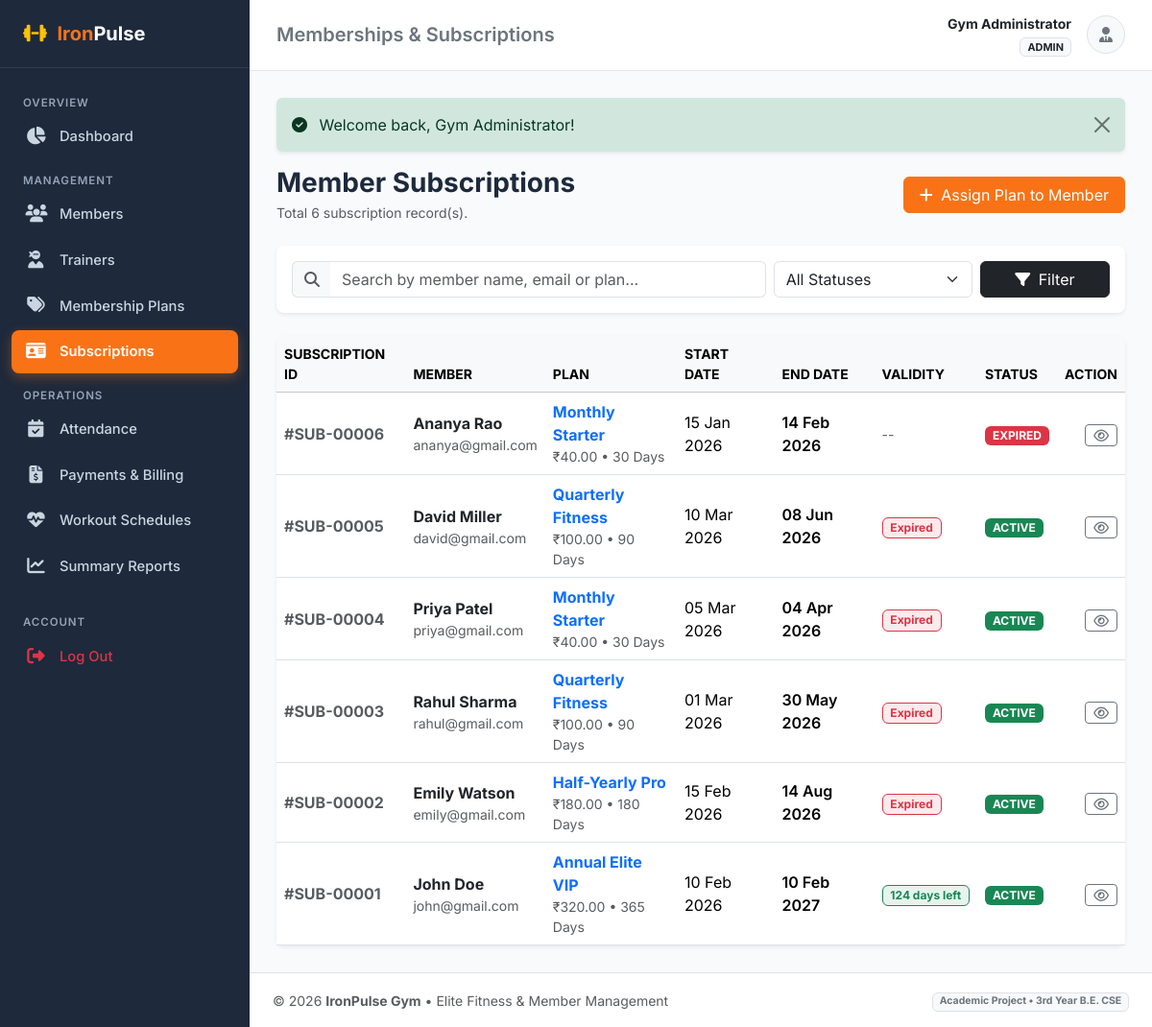
Page /admin/memberships.php (signed in) on the earlier database version.
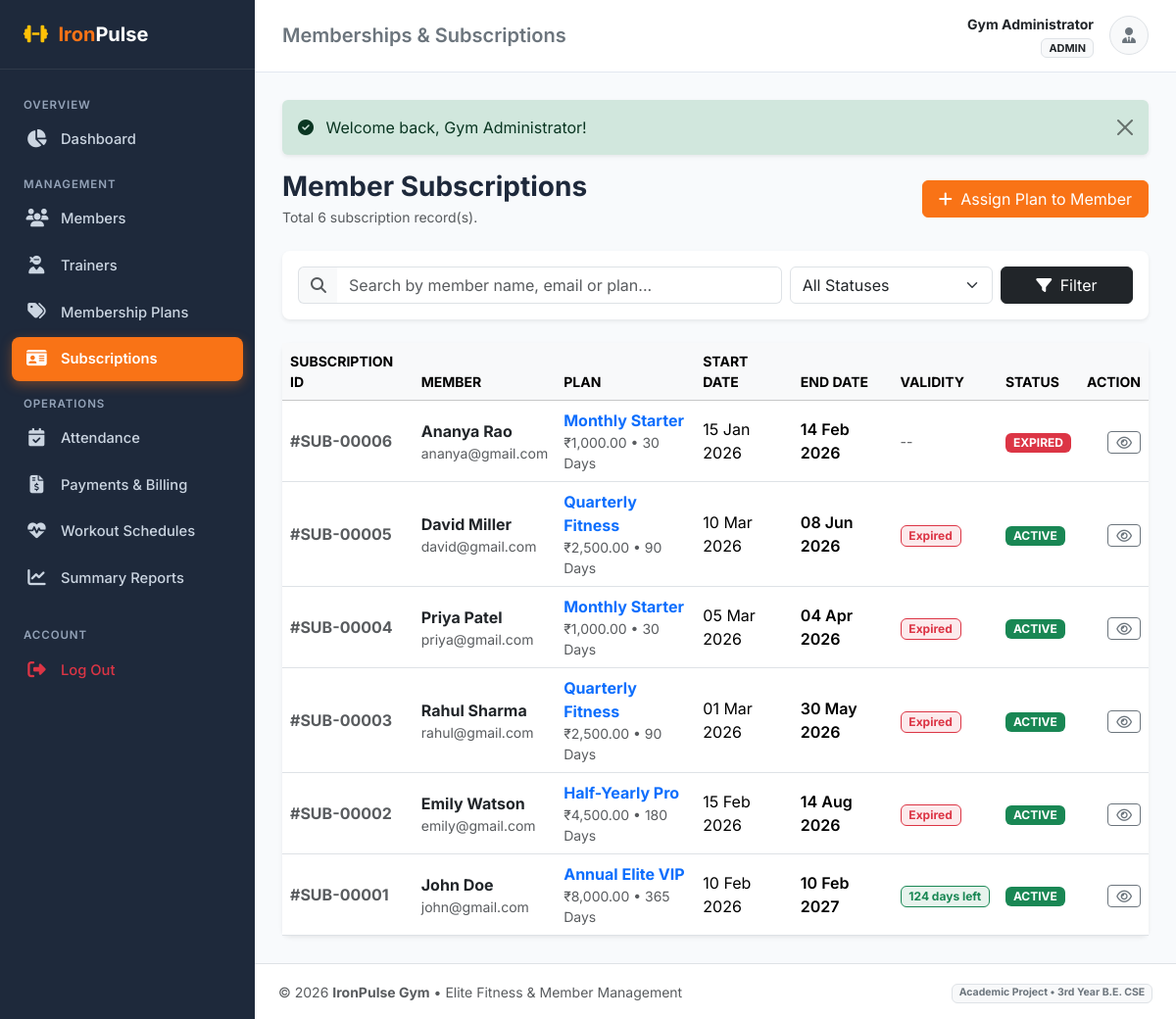
Same page on the later database version.
### tables this page shows
CREATE TABLE `memberships` (
    `id` INT AUTO_INCREMENT PRIMARY KEY,
    `member_id` INT NOT NULL,
    `plan_id` INT NOT NULL,
    `start_date` DATE NOT NULL,
    `end_date` DATE NOT NULL,
    `status` ENUM('active', 'expired', 'pending', 'cancelled') NOT NULL DEFAULT 'active',
    `created_at` TIMESTAMP DEFAULT CURRENT_TIMESTAMP,
    CONSTRAINT `fk_memberships_member` FOREIGN KEY (`member_id`) 
        REFERENCES `members` (`id`) ON DELETE CASCADE ON UPDATE CASCADE,
    CONSTRAINT `fk_memberships_plan` FOREIGN KEY (`plan_id`) 
        REFERENCES `membership_plans` (`id`) ON DELETE RESTRICT ON UPDATE CASCADE
);

CREATE TABLE `users` (
    `id` INT AUTO_INCREMENT PRIMARY KEY,
    `name` VARCHAR(100) NOT NULL,
    `email` VARCHAR(120) NOT NULL UNIQUE,
    `password` VARCHAR(255) NOT NULL,
    `role` ENUM('admin', 'trainer', 'member') NOT NULL DEFAULT 'member',
    `phone` VARCHAR(20) DEFAULT NULL,
    `status` ENUM('active', 'inactive') NOT NULL DEFAULT 'active',
    `created_at` TIMESTAMP DEFAULT CURRENT_TIMESTAMP,
    `updated_at` TIMESTAMP DEFAULT CURRENT_TIMESTAMP ON UPDATE CURRENT_TIMESTAMP
);

CREATE TABLE `membership_plans` (
    `id` INT AUTO_INCREMENT PRIMARY KEY,
    `plan_name` VARCHAR(100) NOT NULL,
    `duration_days` INT NOT NULL COMMENT 'Duration in number of days',
    `price` DECIMAL(10,2) NOT NULL,
    `description` TEXT DEFAULT NULL,
    `status` ENUM('active', 'inactive') NOT NULL DEFAULT 'active',
    `created_at` TIMESTAMP DEFAULT CURRENT_TIMESTAMP
);

### admin/memberships.php (the view, shortened to what the rows shown need)
<?php
require_once __DIR__ . '/../includes/functions.php';
$pdo = get_db_connection();
$sql = "
    SELECT ms.*, u.name AS member_name, u.email AS member_email, u.phone AS member_phone,
           mp.plan_name, mp.duration_days, mp.price
    FROM memberships ms
    JOIN members m ON ms.member_id = m.id
    JOIN users u ON m.user_id = u.id
    JOIN membership_plans mp ON ms.plan_id = mp.id
    WHERE 1=1
";
$params = [];
$sql .= " ORDER BY ms.id DESC";
$stmt = $pdo->prepare($sql);
$stmt->execute($params);
$memberships = $stmt->fetchAll();
include __DIR__ . '/../includes/header.php';
?>
<div class="card border-0 shadow-sm rounded-3">
    <div class="card-body p-0">
        <div class="table-responsive">
            <table class="table table-hover align-middle mb-0">
                <thead class="table-light small text-uppercase">
                    <tr>
                        <th>Subscription ID</th>
                        <th>Member</th>
                        <th>Plan</th>
                        <th>Start Date</th>
                        <th>End Date</th>
                        <th>Validity</th>
                        <th>Status</th>
                        <th class="text-end">Action</th>
                    </tr>
                </thead>
                <tbody>
                    <?php if (!empty($memberships)): ?>
                        <?php foreach ($memberships as $ms): ?>
                            <?php
                            $daysDiff = (int)ceil((strtotime($ms['end_date']) - time()) / 86400);
                            ?>
                            <tr>
                                <td class="fw-bold text-muted">#SUB-<?= str_pad($ms['id'], 5, '0', STR_PAD_LEFT) ?></td>
                                <td>
                                    <a href="<?= BASE_URL ?>/admin/member_view.php?id=<?= $ms['member_id'] ?>" class="text-decoration-none fw-bold text-dark">
                                        <?= htmlspecialchars($ms['member_name']) ?>
                                    </a>
                                    <div class="small text-muted"><?= htmlspecialchars($ms['member_email']) ?></div>
                                </td>
                                <td>
                                    <div class="fw-bold text-primary"><?= htmlspecialchars($ms['plan_name']) ?></div>
                                    <div class="small text-muted"><?= format_currency($ms['price']) ?> &bull; <?= (int)$ms['duration_days'] ?> Days</div>
                                </td>
                                <td><?= format_date($ms['start_date']) ?></td>
                                <td class="fw-semibold"><?= format_date($ms['end_date']) ?></td>
                                <td>
                                    <?php if ($ms['status'] === 'active'): ?>
                                        <?php if ($daysDiff > 7): ?>
                                            <span class="badge bg-success bg-opacity-10 text-success border border-success"><?= $daysDiff ?> days left</span>
                                        <?php elseif ($daysDiff >= 0): ?>
                                            <span class="badge bg-warning bg-opacity-25 text-dark border border-warning">Expiring soon (<?= $daysDiff ?>d)</span>
                                        <?php else: ?>
                                            <span class="badge bg-danger bg-opacity-10 text-danger border border-danger">Expired</span>
                                        <?php endif; ?>
                                    <?php else: ?>
                                        <span class="text-muted small">--</span>
                                    <?php endif; ?>
                                </td>
                                <td><?= get_status_badge($ms['status']) ?></td>
                                <td class="text-end">
                                    <a href="<?= BASE_URL ?>/admin/member_view.php?id=<?= $ms['member_id'] ?>" class="btn btn-sm btn-outline-secondary py-0 px-2" title="View Member Profile">
                                        <i class="fa-regular fa-eye"></i>
                                    </a>
                                </td>
                            </tr>
                        <?php endforeach; ?>
                    <?php endif; ?>
                </tbody>
            </table>
        </div>
    </div>
</div>
<?php include __DIR__ . '/../includes/footer.php'; ?>

### includes/functions.php (shortened to what the rows shown need)
<?php
function format_date($dateStr, $format = 'd M Y') {
    $timestamp = strtotime($dateStr);
    return $timestamp ? date($format, $timestamp) : 'N/A';
}
function format_currency($amount) {
  return '₹' . number_format($amount, 2);;
}
function get_status_badge($status) {
    $statusLower = strtolower(trim((string)$status));
    $badgeClass = 'bg-secondary';
    switch ($statusLower) {
        case 'active':
        case 'paid':
        case 'present':
            $badgeClass = 'bg-success';
            break;
        case 'expired':
        case 'inactive':
        case 'failed':
        case 'absent':
        case 'cancelled':
            $badgeClass = 'bg-danger';
            break;
    }
    return '<span class="badge ' . $badgeClass . ' text-uppercase px-2 py-1">' . htmlspecialchars(ucfirst($status)) . '</span>';
}

Differences in the rows shown:
changed through a linked row, memberships "15 Jan 2026": plan.price "₹40.00" → "₹1,000.00"
changed through a linked row, memberships "10 Mar 2026": plan.price "₹100.00" → "₹2,500.00"
changed through a linked row, memberships "05 Mar 2026": plan.price "₹40.00" → "₹1,000.00"
changed through a linked row, memberships "01 Mar 2026": plan.price "₹100.00" → "₹2,500.00"
changed through a linked row, memberships "15 Feb 2026": plan.price "₹180.00" → "₹4,500.00"
changed through a linked row, memberships "10 Feb 2026": plan.price "₹320.00" → "₹8,000.00"
